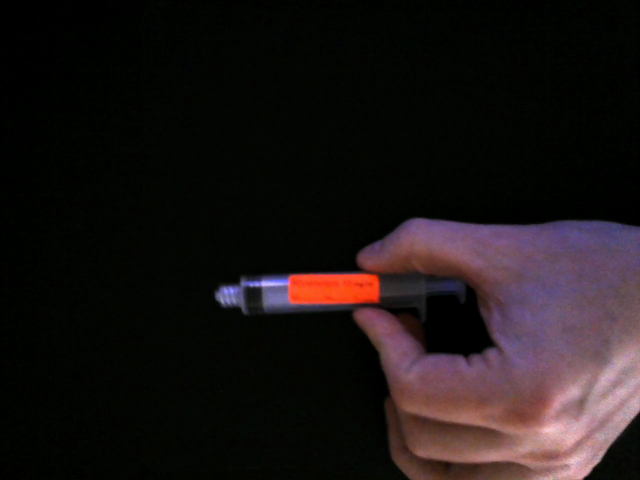
//> input picture stills/image28.png, 1280 x 960 px, given in place of the camera (shown at 1/2 size)
$ ./ocr   (built with g++ and OpenCV 4)
//> lines starting //> are read from the running program, lines starting //| are printed output that depends on the picture; after the words box and inside, x2 and y2 are one past the last pixel; in counts of white or black regions, pixels touching at a corner belong together
#include "opencv2/imgcodecs.hpp"
#include "opencv2/highgui.hpp"
#include "opencv2/imgproc.hpp"
#include <stdio.h>
#include <stdlib.h>
#include <iostream>
#include <fstream>
#include <vector>

#include <opencv2/core/core.hpp>
#include <opencv2/highgui/highgui.hpp>

using namespace cv;
using namespace std;

// See www.asciitable.com
#define ESCAPE_KEY (27)
#define SYSTEM_ERROR (-1)

int main(int argc, char** argv)
{
//begins with generic io setup for OpenCV frame capturing, window display and label output in csv format
   const char* default_file = "0";
   const char* output_file = "vout.csv";
   const char* filename = argc >=2 ? argv[1] : default_file;
   const char* out_filename = argc >=3 ? argv[2] : output_file;
   ofstream outfile;
   outfile.open(out_filename);
   VideoCapture cap;
   int waitval = 1;
   if (*filename == '0') {
     cap.open(0);
   } else {
     cap.open(filename);
   }
   namedWindow(filename);
   char winInput;

   printf("Press space to pause and unpause, 's' to step through each frame, 'p' to print frame into video folder or 'esc' to exit\n");


//setup mats for various transforms
   Mat src, roisrc, srcSegSum, prevroi, srcclone, dst, gray,threshed,canned,subshow, matPr;
//flags to keep track of medication label detections per frame
   bool hadRoc=0,hadProp=0,hadPhen=0,hadLid=0,hadOd=0,hadDex=0;

//before looping and processing, skip very first frame to use it as the first previous frame
   cap.read(src);
//> src is the input picture: 960 rows x 1280 cols, CV_8UC3; mean B, G, R 21, 20.9, 27.2
   if(src.empty())
   {
     return 0;
   }
   dst = src.clone();
   cvtColor(dst, gray, COLOR_BGR2GRAY);
   Canny(gray, canned, 35, 70);
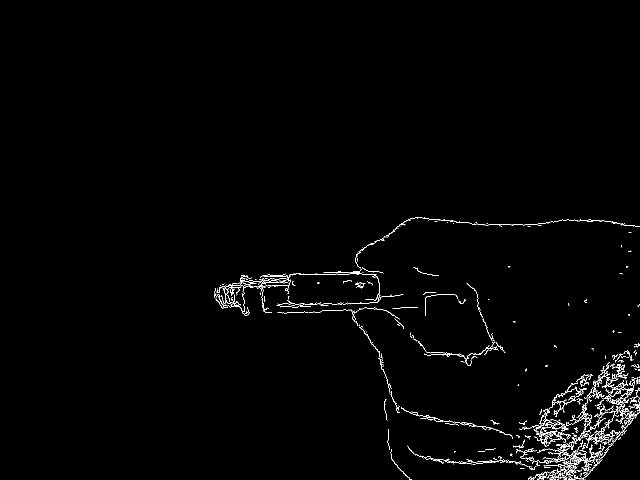
//> canned: 960 rows x 1280 cols, CV_8UC1 (shown at 1/2 size); 1.1% white in thin lines or dots, all inside (x1, y1, x2, y2) = (429, 434, 1280, 960)
   int cnt=0,circnt=0;

//begin main loop
   while (1)
   {
      cnt++;
      cap.read(src);
      if(src.empty())
      {
        break;
      }

      srcclone = src.clone();
//set region of interest as cloned frame
      roisrc = srcclone(Rect(150,75,768,880));
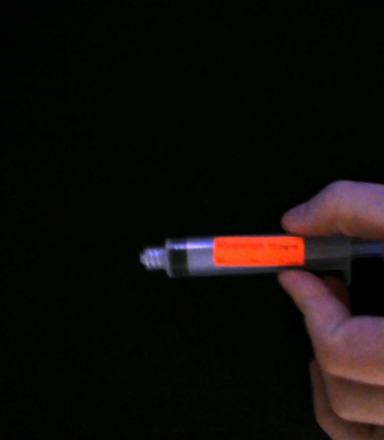
//> roisrc: 880 rows x 768 cols, CV_8UC3 (shown at 1/2 size); mean B, G, R 10.7, 12.9, 17.1
//setup frame to highlight detected pixels
      matPr = roisrc.clone();

//current and previous color values in float for ratio comparisons
      float bval=0,gval=0,rval=0,bval2=0,gval2=0,rval2=0;

//rowbuffer in pixels for white label circle detection to skip as syringe labels will always be farther apart than this
      int rowbuff = 75;

//setup white label top right x and y variables
      int W1x=0,W1y=0;

//counts for each pixel type
      int countR=0,countPr=0,countPh=0,countL=0,countW=0;

//flags for existing detections
      bool hasRoc=0,hasProp=0,hasPhen=0,hasLid=0,hasOd=0,hasDex=0;

//skip first frame to setup previous for frame differencing
      if(cnt>1)
      {

//loop through every pixel or until a new medication label is detected
      for(int j=0;j<roisrc.rows; j++)
      {
        for(int i=0;i<roisrc.cols; i++)
        {

//get values for current and previous frames
           bval = (float)roisrc.at<Vec3b>(j,i)[0];
           gval = (float)roisrc.at<Vec3b>(j,i)[1];
           rval = (float)roisrc.at<Vec3b>(j,i)[2];
           bval2 = (float)prevroi.at<Vec3b>(j,i)[0];
           gval2 = (float)prevroi.at<Vec3b>(j,i)[1];
           rval2 = (float)prevroi.at<Vec3b>(j,i)[2];

//check if there is difference between current and previous frame
           if(abs(bval-bval2) < 30 && abs(gval-gval2) < 30 && abs(gval-gval2) < 30)
           {

//check for yellow colors where red is highest followed closely by green with almost no blue
           if ( (rval > 96) && (rval-bval > rval/3) && (bval < 32)  && (gval < rval * 9 / 10) && (gval > 3 * rval / 5) )
           {
             countPr++;
             matPr.at<Vec3b>(j,i)[0]=0; matPr.at<Vec3b>(j,i)[1]=155; matPr.at<Vec3b>(j,i)[2]=255;
             if(!hasProp && !hadProp && countPr > 1000)
             {
               hasProp=1;
               hadProp=1;
               outfile << "Propofol" << "," << cap.get(CAP_PROP_POS_MSEC) << endl;
             }
           }
//check for mostly red color
           else if ( (rval > 224) && (bval < 64) && (gval < 96) )
           {
             countR++;
             matPr.at<Vec3b>(j,i)[0]=0; matPr.at<Vec3b>(j,i)[1]=0; matPr.at<Vec3b>(j,i)[2]=255;
             if(!hasRoc && !hadRoc && countR > 1000)
             {
               hasRoc=1;
               hadRoc=1;
               outfile << "Rocuronium" << "," << cap.get(CAP_PROP_POS_MSEC) << endl;
             }
           }
//check for light purple where most values are high and green is 1/2-3/4 of red
           else if ( (rval > 128) && (bval > 128) && (gval < 3 * rval / 4) && (gval > rval / 2) )
           {
             countPh++;
             matPr.at<Vec3b>(j,i)[0]=255; matPr.at<Vec3b>(j,i)[1]=155; matPr.at<Vec3b>(j,i)[2]=224;
             if(!hasPhen && !hadPhen && countPh > 1000)
             {
               hasPhen=1;
               hadPhen=1;
               outfile << "Phenylephrine" << "," << cap.get(CAP_PROP_POS_MSEC) << endl;
             }
           }
//check for non-color values (gray and white)
           else if ( (abs(rval-gval) < 20) && (abs(rval-bval) < 20) && (abs(gval-bval) < 20) )
           {
//check for gray
             if ( (rval > 48) && (gval > 48) && (bval > 48) && (rval < 80) && (gval < 80) && (bval < 80) )
             {
               countL++;
               matPr.at<Vec3b>(j,i)[0]=0; matPr.at<Vec3b>(j,i)[1]=255; matPr.at<Vec3b>(j,i)[2]=0;
               if(!hasLid && !hadLid && countL > (hadProp*3000+hadRoc*3000+hadPhen*3000+hadDex*3000+hadOd*3000+3000))
               {
                 hasLid=1;
                 hadLid=1;
                 outfile << "Lidocaine" << "," << cap.get(CAP_PROP_POS_MSEC) << endl;
               }
             }
//check for white
             else if ( (rval > 175) && (gval > 175) && (bval > 175) )
             {
//only count if first label threshold is not met or if haven't skipped down to next reasonable label row (rowbuff)
               if( W1x==0 || j > W1y + rowbuff)
               {
                 countW++;
               }
               matPr.at<Vec3b>(j,i)[0]=255; matPr.at<Vec3b>(j,i)[1]=0; matPr.at<Vec3b>(j,i)[2]=0;
//first text white label threshold
               if(W1x==0 && countW > 500)
               {
                 W1x=i;
                 W1y=j;

               }
//second text white label threshold does not need circle check as both types are now present
               else if(countW > 1000)
               {
                 if(!hasOd && !hadOd)
                 {
                   hasOd=1;
                   hadOd=1;
                   outfile << "Odanestron" << "," << cap.get(CAP_PROP_POS_MSEC) << endl;
                 }
                 if(!hasDex && !hadDex)
                 {
                   hasDex=1;
                   hadDex=1;
                   outfile << "Dexamethasone" << "," << cap.get(CAP_PROP_POS_MSEC) << endl;
                 }
               }
             }
           }
           }
           else
           {
               matPr.at<Vec3b>(j,i)[0]=0; matPr.at<Vec3b>(j,i)[1]=0; matPr.at<Vec3b>(j,i)[2]=0;
           }
        }
      }
      }
//if no new medications were detected then check counts to see if one was removed
      if (!hasProp && !hasRoc && !hasPhen && !hasLid && !hasOd && !hasDex)
      {
        if(hadProp && countPr <= 1000)
        {
          hadProp=0;
          outfile << "Propofol" << "," << cap.get(CAP_PROP_POS_MSEC) << endl;
        }
        else if(hadRoc && countR <= 1000)
        {
          hadRoc=0;
          outfile << "Rocuronium" << "," << cap.get(CAP_PROP_POS_MSEC) << endl;
        }
        else if(hadPhen && countPh <= 1000)
        {
          hadPhen=0;
          outfile << "Phenylephrine" << "," << cap.get(CAP_PROP_POS_MSEC) << endl;
        }
        else if(hadLid && countL < (hadProp*3000+hadRoc*3000+hadPhen*3000+hadDex*3000+hadOd*3000+3000))
        {
          hadLid=0;
          outfile << "Lidocaine" << "," << cap.get(CAP_PROP_POS_MSEC) << endl;
        }
        else if(countW <= 500)
        {
          if(hadDex)
          {
            hadDex=0;
            outfile << "Dexamethasone" << "," << cap.get(CAP_PROP_POS_MSEC) << endl;
          }
          if(hadOd)
          {
            hadOd=0;
            outfile << "Odanestron" << "," << cap.get(CAP_PROP_POS_MSEC) << endl;
          }
        }
//if only one white label left check for circles to determine which exists
        else if(countW <= 1000 && ( (!hadOd && !hadDex) || (hadOd && hadDex) || (hadDex && !hadOd) ) )
        {
          dst = srcclone(Rect(W1x,W1y,300,150));
          pyrUp(dst,dst,Size(dst.cols*2,dst.rows*2));
          pyrUp(dst,dst,Size(dst.cols*2,dst.rows*2));
          cvtColor(dst, gray, COLOR_BGR2GRAY);
          GaussianBlur(gray, gray, Size(7, 7), 0);
          vector<Vec3f> circles;
          Canny(gray, canned, 35, 70);
          HoughCircles(gray, circles, HOUGH_GRADIENT, 1, gray.rows/32, 70, 20, 20, 35);
          circnt+=circles.size();
          for( size_t i = 0; i < circles.size(); i++ )
          {
            Point center(cvRound(circles[i][0]), cvRound(circles[i][1]));
            int radius = cvRound(circles[i][2]);
            circle( dst, center, radius, Scalar(0,0,255), 3, 8, 0 );
            if(i < 3)
            {
              putText(dst, to_string(radius), Point(100*(i+1),100), FONT_HERSHEY_COMPLEX_SMALL, 3, Scalar(0,0,255), 3, LINE_AA);
            }
          }
          if(circles.size() > 0)
          {
            if(hadDex)
            {
            hadDex=0;
            outfile << "Dexamethasone" << "," << cap.get(CAP_PROP_POS_MSEC) << endl;
            }
            if(!hadOd)
            {
            hadOd=1;
            outfile << "Odanestron" << "," << cap.get(CAP_PROP_POS_MSEC) << endl;
            }
          }
          else
          {
            if(!hadDex)
            {
            hadDex=1;
            outfile << "Dexamethasone" << "," << cap.get(CAP_PROP_POS_MSEC) << endl;
            }
            if(hadOd)
            {
            hadOd=0;
            outfile << "Odanestron" << "," << cap.get(CAP_PROP_POS_MSEC) << endl;
            }
          }
        }
      }

//put names of medications that were detected on current frame
      if(hadRoc) {
        putText(src, "Rocuronium", Point(30,100), FONT_HERSHEY_COMPLEX_SMALL, 0.8, Scalar(0,0,255), 1, LINE_AA);
      }
      if(hadProp) {
        putText(src, "Propofol", Point(30,50), FONT_HERSHEY_COMPLEX_SMALL, 0.8, Scalar(0,0,255), 1, LINE_AA);
      }
      if(hadPhen) {
        putText(src, "Phenylephrine", Point(30,150), FONT_HERSHEY_COMPLEX_SMALL, 0.8, Scalar(0,0,255), 1, LINE_AA);
      }

      if(hadLid) {
        putText(src, "Lidocaine", Point(30,200), FONT_HERSHEY_COMPLEX_SMALL, 0.8, Scalar(0,0,255), 1, LINE_AA);
      }

      if(hadOd) {
        putText(src, "Odanestron", Point(30,250), FONT_HERSHEY_COMPLEX_SMALL, 0.8, Scalar(0,0,255), 1, LINE_AA);
      }

      if(hadDex) {
        putText(src, "Dexamethasone", Point(30,300), FONT_HERSHEY_COMPLEX_SMALL, 0.8, Scalar(0,0,255), 1, LINE_AA);
      }

//combine and display original frame, frame with colors highlighted, frame with zoomed in label and circles and canny version of zoomed in label
      srcSegSum = matPr.clone();
      Mat colorcanned,resizedsrc, resizedseg, expanddst, expandcanned;
      Mat combinedh1,combinedh2,combinedv;
      cvtColor(canned, colorcanned, COLOR_GRAY2BGR);
      resize(dst,expanddst,Size(640,320));
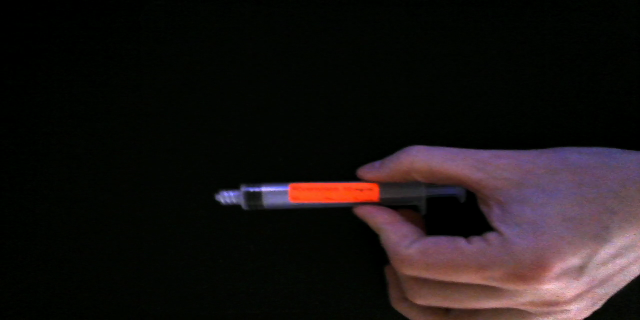
//> expanddst: 320 rows x 640 cols, CV_8UC3; mean B, G, R 21.2, 21.1, 27.4
      resize(colorcanned,expandcanned,Size(640,320));
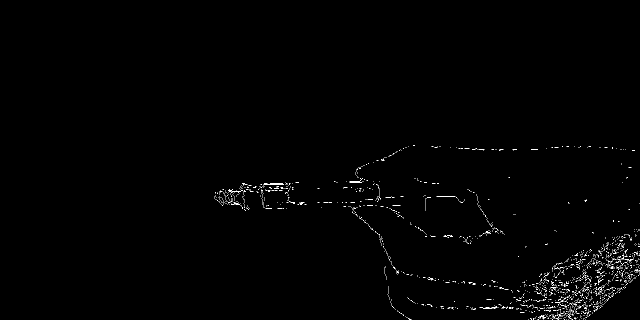
//> expandcanned: 320 rows x 640 cols, CV_8UC3; min 0, max 255, mean 2.9
      resize(src,resizedsrc,Size(640,480));
      resize(srcSegSum,resizedseg,Size(640,480));
      hconcat(resizedsrc,resizedseg,combinedh1);
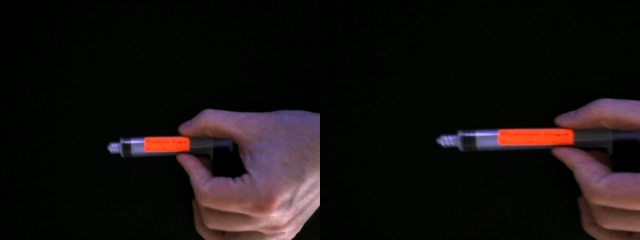
//> combinedh1: 480 rows x 1280 cols, CV_8UC3 (shown at 1/2 size); mean B, G, R 15.9, 16.9, 22.2
      hconcat(expanddst,expandcanned,combinedh2);
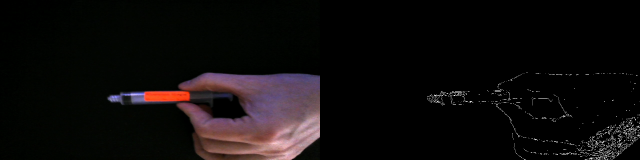
//> combinedh2: 320 rows x 1280 cols, CV_8UC3 (shown at 1/2 size); mean B, G, R 12, 12, 15.1
      vconcat(combinedh1,combinedh2,combinedv);
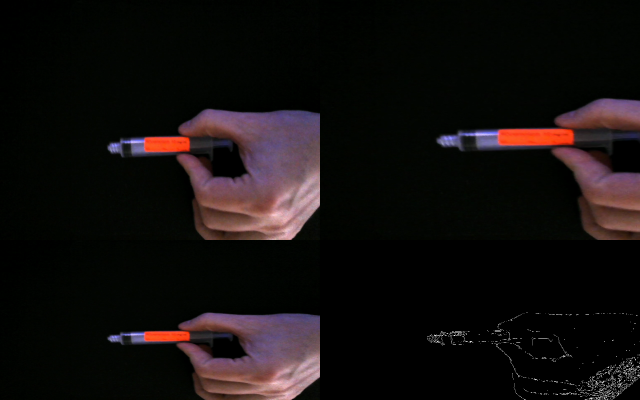
//> combinedv: 800 rows x 1280 cols, CV_8UC3 (shown at 1/2 size); mean B, G, R 14.3, 15, 19.4

      imshow(filename,combinedv);

//store previous frame for differencing
      prevroi = roisrc.clone();


//setup waitkey and get user input
      if ((winInput = waitKey(waitval)) == ESCAPE_KEY)
//> the Esc key is pressed
      {
          break;
      }
      else if(winInput == 's')
      {
          waitval=0;
      }
      else if(winInput == ' ')
      {
          waitval = (waitval == 100) ? 0 : 100;
      }
      else if(winInput == 'p')
      {
          String imgname = filename + to_string(cnt) + ".png";
          imwrite(imgname, combinedv);
      }
   }
   destroyWindow(filename);
   outfile.close();
}

$ run again, on stills/image46.png
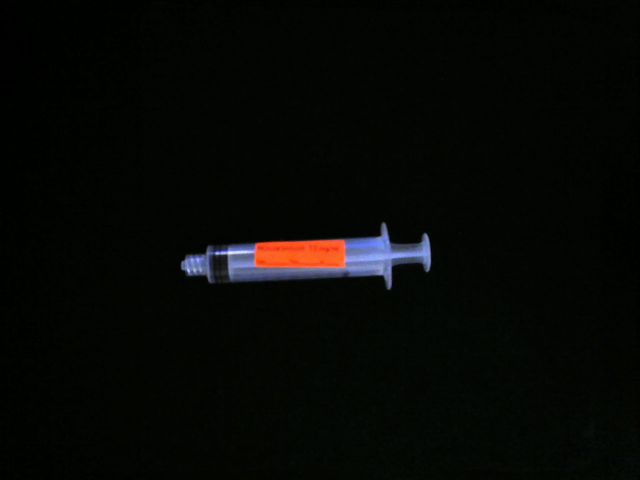
//> input picture stills/image46.png, 1280 x 960 px, given in place of the camera (shown at 1/2 size)
//> src is the input picture: 960 rows x 1280 cols, CV_8UC3; mean B, G, R 5, 7.6, 5.8
//> `Canny(gray, canned, 35, 70);`:
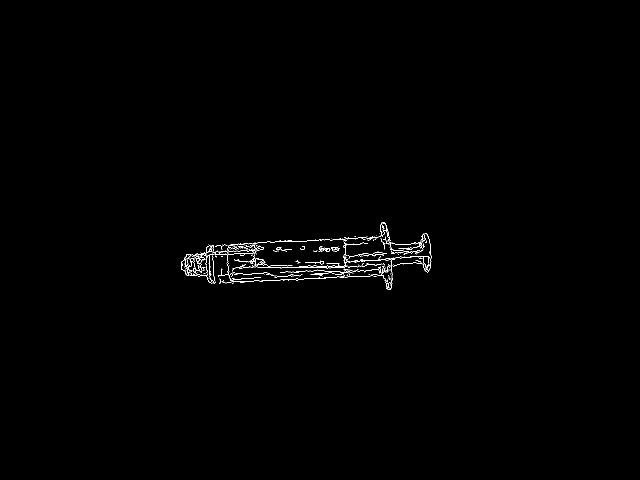
//> canned: 960 rows x 1280 cols, CV_8UC1 (shown at 1/2 size); 0.45% white in thin lines or dots, all inside (x1, y1, x2, y2) = (362, 444, 863, 580)
//> `vconcat(combinedh1,combinedh2,combinedv);`:
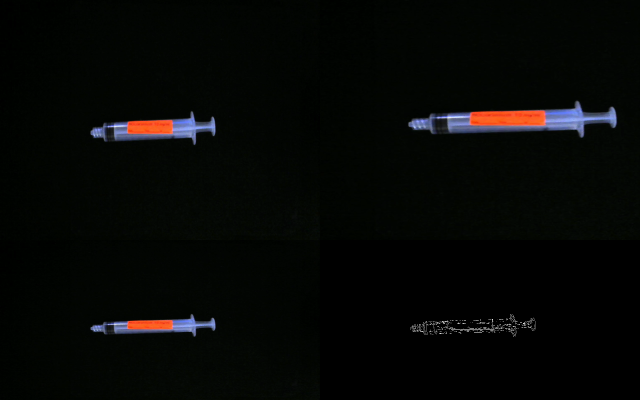
//> combinedv: 800 rows x 1280 cols, CV_8UC3 (shown at 1/2 size); mean B, G, R 5.2, 7.1, 5.9
